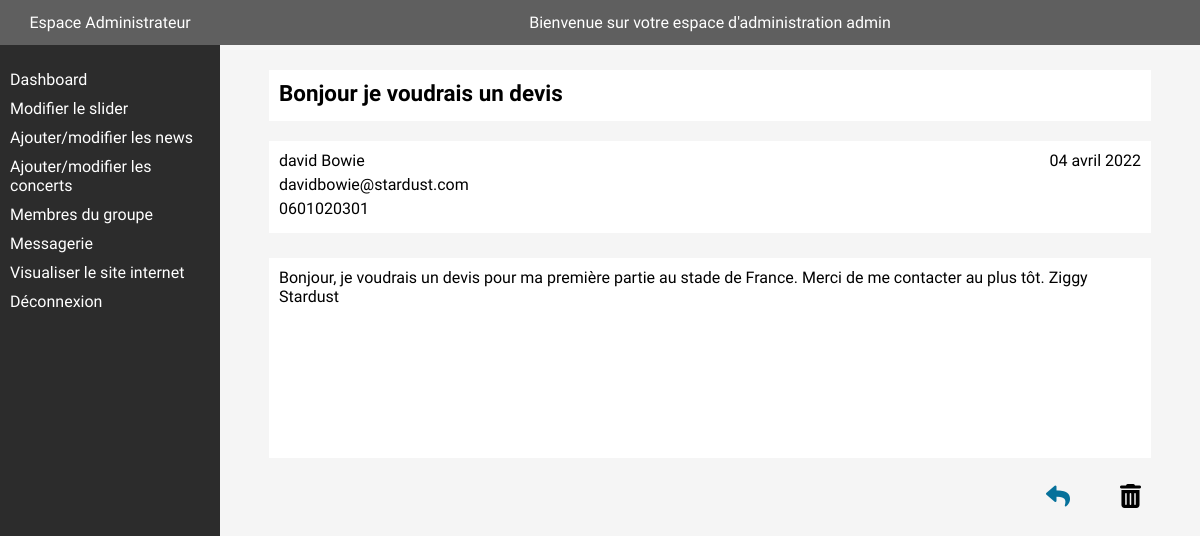
The app's page /indexAdmin.php?action=viewMail&id=4 (signed in) with its own data.
### tables this page shows
CREATE TABLE IF NOT EXISTS `contacts` (
  `id` int(10) unsigned NOT NULL AUTO_INCREMENT,
  `lastname` varchar(50) NOT NULL,
  `firstname` varchar(50) NOT NULL,
  `mail` varchar(100) NOT NULL,
  `phone` varchar(50) DEFAULT NULL,
  `subject` varchar(100) NOT NULL,
  `content` text NOT NULL,
  `createdAt` timestamp NOT NULL DEFAULT CURRENT_TIMESTAMP,
  PRIMARY KEY (`id`)
);

### app/Controllers/Controller.php (called while the page is built, shortened)
<?php
class Controller
{
    public function viewAdmin($viewName, $data = null, $error = null)
    {
        include('app/Views/administration/'.$viewName.'.php');
    }
    public static function formatDate($date, $format = "d F Y"){
        $englishMonths = array('January', 'February', 'March', 'April', 'May', 'June', 'July', 'August', 'September', 'October', 'November', 'December');
        $frenchMonths = array('janvier', 'février', 'mars', 'avril', 'mai', 'juin', 'juillet', 'août', 'septembre', 'octobre', 'novembre', 'décembre');
        return str_replace($englishMonths, $frenchMonths, date($format, strtotime($date)));
    }
}

### app/Controllers/AdminController.php (called while the page is built, shortened)
<?php
class AdminController extends Controller
{
    public function viewMail($id){
        $email = \Projet\Models\Contacts::find('id', $id);
        $data = [
            'email' => $email
        ];
        return $this->viewAdmin('singleMail',$data);
    }
}

### app/Models/Manager.php (called while the page is built, shortened)
<?php
abstract class Manager
{
    private static $bdd = null;
    protected static function dbConnect()
    {
        if (isset(self::$bdd)) {
            return self::$bdd;
        } else {
            try {
                self::$bdd = new \PDO(
                    "mysql:dbname=" . $_ENV['DB_NAME'] . "; charset=utf8; host="  . $_ENV['DB_HOST'] . ":" . $_ENV['DB_PORT'],
                    $_ENV['DB_USERNAME'],
                    $_ENV['DB_PASSWORD']
                );
                return self::$bdd;
            } catch (Exception $e) {
                die('Erreur : ' . $e->getMessage());
            }
        }
    }
    public static function find($name, $value){
        $klass =  get_called_class();
        $child = explode("\\",$klass);
        $child = strtolower($child[array_key_last($child)]);
        $bdd = self::dbConnect();
        $sqlQuery = $bdd->prepare("SELECT * FROM `{$child}` WHERE `{$name}` = ?");
        $sqlQuery->execute(array($value));
        $result = $sqlQuery->fetch();
        return $result;
    }
}

### app/Views/administration/singleMail.php (the view)
<?php include('app/Views/administration/layouts/header.php'); ?>
<main class="admin-content">
    <?php include('app/Views/administration/layouts/sidebar.php'); ?>
    <section class="admin-singleMail">
        <div class="singleMail">
            <?php if ($data['email']['subject'] == ""){?>
                <h1 class="message-title">Pas d'objet</h1>
            <?php }else{ ?>
                <h1 class="message-title"><?= $data['email']['subject'] ?> </h1>
            <?php }?>
            <div class="single-mail-header">
                <div class="contact-info">
                    <p><?= $data['email']['firstname'] . " " . $data['email']['lastname'] ?></p>
                    <p><a href="mailto:<?= $data['email']['mail'] ?>"><?= $data['email']['mail'] ?></a></p>
                    <p><?= $data['email']['phone'] ?></p>
                </div>
                <p><?= $this->formatDate($data['email']['createdAt']) ?></p>
            </div>
            <div class="single-mail-body">
                <p><?= $data['email']['content'] ?></p>
            </div>
            <div class="single-mail-footer">
                <div>
                    <a href="mailto:<?= $data['email']['mail'] ?>">
                        <i class="fa-solid fa-reply reply"></i>
                    </a>
                </div>
                <div>
                    <a href="indexAdmin.php?action=deleteMail&id=<?=$data['email']['id'];?>">
                        <i class="fa-solid fa-trash-can trashcan"></i>
                    </a>
                </div>
            </div>
        </div>
    </section>
</main>
<?php include('app/Views/administration/layouts/footer.php'); ?>

### app/Public/administration/css/style.css (style rules this page uses)
:root { --darkblue: rgb(6, 113, 155); --lightblue: rgb(11, 163, 223); --mediumgrey: #5f5f5f; --darkgrey: rgb(44, 44, 44); --vertgris: rgb(170, 202, 204); }
* { margin: 0; padding: 0; box-sizing: border-box; }
a { text-decoration: none; color: black; }
body { font-family: 'Fjalla One', arial, sans-serif; font-size: 16px; display: flex; flex-wrap: wrap; background-color: whitesmoke; }
h1, h2, h3 { margin-bottom: 20px; }
h1 { font-size: 1.4rem; text-align: center; margin-top: 15px; padding-bottom: 15px; border-bottom: thick solid white; }
section { margin-bottom: 30px; }
.admin-content { width: 100%; background-color: whitesmoke; }
.admin-singleMail { width: 100%; }
.admin-singleMail h1 { text-align: left; margin-top: 25px; padding: 10px; background-color: white; }
.single-mail-header { display: flex; justify-content: space-between; flex-wrap: wrap; padding: 10px; margin-bottom: 25px; background-color: white ; }
.contact-info { width: 60%; }
.contact-info p { margin-bottom: 5px; }
.single-mail-body { padding: 10px; padding-right: 25px; margin-bottom: 25px; background-color: white ; min-height: 200px; }
.single-mail-footer { display: flex; justify-content: flex-end; font-size: 1.5rem; margin-right: 10px; }
.reply { color: var(--darkblue); }
.trashcan { margin-left: 50px; }
@media screen and (min-width:778px) { .admin-content { display: flex; background-color: whitesmoke; height: 100%; } }
@media screen and (min-width:778px) { .singleMail { width: 90%; margin: 0 auto; } }

### records on screen
contacts: subject "Bonjour je voudrais un devis", firstname "david", lastname "Bowie", mail "davidbowie@stardust.com", phone "0601020301", createdAt "04 avril 2022", content "Bonjour, je voudrais un devis pour ma première partie au stade de France. Merci de me contacter au plus tôt. Ziggy Stardust"

### other values on screen
$_SESSION['firstname'] "admin"
